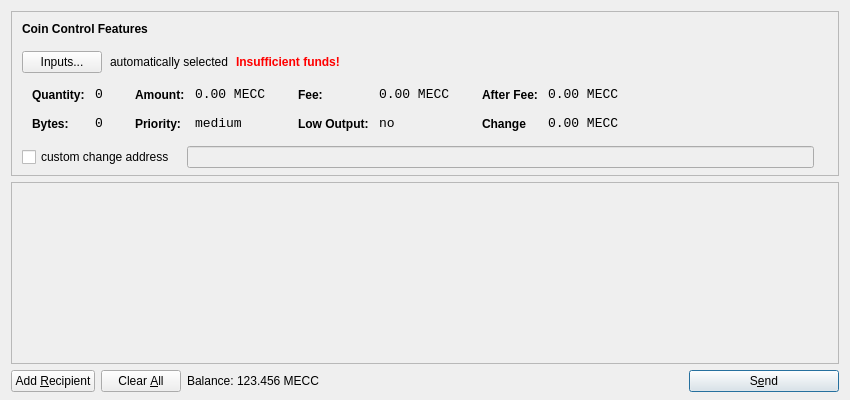
<?xml version="1.0" encoding="UTF-8"?>
<ui version="4.0">
 <class>SendCoinsDialog</class>
 <widget class="QDialog" name="SendCoinsDialog">
  <property name="geometry">
   <rect>
    <x>0</x>
    <y>0</y>
    <width>850</width>
    <height>400</height>
   </rect>
  </property>
  <property name="windowTitle">
   <string>Send Coins</string>
  </property>
  <layout class="QVBoxLayout" name="verticalLayout" stretch="0,1,0">
   <property name="bottomMargin">
    <number>8</number>
   </property>
   <item>
    <widget class="QFrame" name="frameCoinControl">
     <property name="sizePolicy">
      <sizepolicy hsizetype="Expanding" vsizetype="Expanding">
       <horstretch>0</horstretch>
       <verstretch>0</verstretch>
      </sizepolicy>
     </property>
     <property name="maximumSize">
      <size>
       <width>16777215</width>
       <height>16777215</height>
      </size>
     </property>
     <property name="frameShape">
      <enum>QFrame::StyledPanel</enum>
     </property>
     <property name="frameShadow">
      <enum>QFrame::Sunken</enum>
     </property>
     <layout class="QVBoxLayout" name="verticalLayoutCoinControl2">
      <property name="spacing">
       <number>-1</number>
      </property>
      <property name="leftMargin">
       <number>0</number>
      </property>
      <property name="topMargin">
       <number>0</number>
      </property>
      <property name="rightMargin">
       <number>0</number>
      </property>
      <property name="bottomMargin">
       <number>6</number>
      </property>
      <item>
       <layout class="QVBoxLayout" name="verticalLayoutCoinControl" stretch="0,0,0,0,1">
        <property name="spacing">
         <number>0</number>
        </property>
        <property name="leftMargin">
         <number>10</number>
        </property>
        <property name="topMargin">
         <number>10</number>
        </property>
        <item>
         <layout class="QHBoxLayout" name="horizontalLayoutCoinControl1">
          <property name="bottomMargin">
           <number>15</number>
          </property>
          <item>
           <widget class="QLabel" name="labelCoinControlFeatures">
            <property name="sizePolicy">
             <sizepolicy hsizetype="Preferred" vsizetype="Maximum">
              <horstretch>0</horstretch>
              <verstretch>0</verstretch>
             </sizepolicy>
            </property>
            <property name="font">
             <font>
              <weight>75</weight>
              <bold>true</bold>
             </font>
            </property>
            <property name="styleSheet">
             <string notr="true">font-weight:bold;</string>
            </property>
            <property name="text">
             <string>Coin Control Features</string>
            </property>
           </widget>
          </item>
         </layout>
        </item>
        <item>
         <layout class="QHBoxLayout" name="horizontalLayoutCoinControl2" stretch="0,0,0,0">
          <property name="spacing">
           <number>8</number>
          </property>
          <property name="bottomMargin">
           <number>10</number>
          </property>
          <item>
           <widget class="QPushButton" name="pushButtonCoinControl">
            <property name="styleSheet">
             <string notr="true"/>
            </property>
            <property name="text">
             <string>Inputs...</string>
            </property>
           </widget>
          </item>
          <item>
           <widget class="QLabel" name="labelCoinControlAutomaticallySelected">
            <property name="text">
             <string>automatically selected</string>
            </property>
            <property name="margin">
             <number>5</number>
            </property>
           </widget>
          </item>
          <item>
           <widget class="QLabel" name="labelCoinControlInsuffFunds">
            <property name="font">
             <font>
              <weight>75</weight>
              <bold>true</bold>
             </font>
            </property>
            <property name="styleSheet">
             <string notr="true">color:red;font-weight:bold;</string>
            </property>
            <property name="text">
             <string>Insufficient funds!</string>
            </property>
            <property name="margin">
             <number>5</number>
            </property>
           </widget>
          </item>
          <item>
           <spacer name="horizontalSpacerCoinControl">
            <property name="orientation">
             <enum>Qt::Horizontal</enum>
            </property>
            <property name="sizeHint" stdset="0">
             <size>
              <width>40</width>
              <height>1</height>
             </size>
            </property>
           </spacer>
          </item>
         </layout>
        </item>
        <item>
         <widget class="QWidget" name="widgetCoinControl" native="true">
          <property name="sizePolicy">
           <sizepolicy hsizetype="Preferred" vsizetype="Preferred">
            <horstretch>0</horstretch>
            <verstretch>0</verstretch>
           </sizepolicy>
          </property>
          <property name="minimumSize">
           <size>
            <width>0</width>
            <height>0</height>
           </size>
          </property>
          <property name="styleSheet">
           <string notr="true"/>
          </property>
          <layout class="QHBoxLayout" name="horizontalLayoutCoinControl5">
           <property name="margin">
            <number>0</number>
           </property>
           <item>
            <layout class="QHBoxLayout" name="horizontalLayoutCoinControl3" stretch="0,0,0,1">
             <property name="spacing">
              <number>20</number>
             </property>
             <property name="topMargin">
              <number>0</number>
             </property>
             <property name="bottomMargin">
              <number>10</number>
             </property>
             <item>
              <layout class="QFormLayout" name="formLayoutCoinControl1">
               <property name="horizontalSpacing">
                <number>10</number>
               </property>
               <property name="verticalSpacing">
                <number>14</number>
               </property>
               <property name="leftMargin">
                <number>10</number>
               </property>
               <property name="topMargin">
                <number>4</number>
               </property>
               <property name="rightMargin">
                <number>6</number>
               </property>
               <item row="0" column="0">
                <widget class="QLabel" name="labelCoinControlQuantityText">
                 <property name="styleSheet">
                  <string notr="true">font-weight:bold;</string>
                 </property>
                 <property name="text">
                  <string>Quantity:</string>
                 </property>
                 <property name="margin">
                  <number>0</number>
                 </property>
                </widget>
               </item>
               <item row="0" column="1">
                <widget class="QLabel" name="labelCoinControlQuantity">
                 <property name="font">
                  <font>
                   <family>Monospace</family>
                   <pointsize>10</pointsize>
                  </font>
                 </property>
                 <property name="cursor">
                  <cursorShape>IBeamCursor</cursorShape>
                 </property>
                 <property name="contextMenuPolicy">
                  <enum>Qt::ActionsContextMenu</enum>
                 </property>
                 <property name="text">
                  <string>0</string>
                 </property>
                 <property name="margin">
                  <number>0</number>
                 </property>
                 <property name="textInteractionFlags">
                  <set>Qt::LinksAccessibleByMouse|Qt::TextSelectableByKeyboard|Qt::TextSelectableByMouse</set>
                 </property>
                </widget>
               </item>
               <item row="1" column="0">
                <widget class="QLabel" name="labelCoinControlBytesText">
                 <property name="styleSheet">
                  <string notr="true">font-weight:bold;</string>
                 </property>
                 <property name="text">
                  <string>Bytes:</string>
                 </property>
                </widget>
               </item>
               <item row="1" column="1">
                <widget class="QLabel" name="labelCoinControlBytes">
                 <property name="font">
                  <font>
                   <family>Monospace</family>
                   <pointsize>10</pointsize>
                  </font>
                 </property>
                 <property name="cursor">
                  <cursorShape>IBeamCursor</cursorShape>
                 </property>
                 <property name="contextMenuPolicy">
                  <enum>Qt::ActionsContextMenu</enum>
                 </property>
                 <property name="text">
                  <string>0</string>
                 </property>
                 <property name="textInteractionFlags">
                  <set>Qt::LinksAccessibleByMouse|Qt::TextSelectableByKeyboard|Qt::TextSelectableByMouse</set>
                 </property>
                </widget>
               </item>
              </layout>
             </item>
             <item>
              <layout class="QFormLayout" name="formLayoutCoinControl2">
               <property name="horizontalSpacing">
                <number>10</number>
               </property>
               <property name="verticalSpacing">
                <number>14</number>
               </property>
               <property name="leftMargin">
                <number>6</number>
               </property>
               <property name="topMargin">
                <number>4</number>
               </property>
               <property name="rightMargin">
                <number>6</number>
               </property>
               <item row="0" column="0">
                <widget class="QLabel" name="labelCoinControlAmountText">
                 <property name="styleSheet">
                  <string notr="true">font-weight:bold;</string>
                 </property>
                 <property name="text">
                  <string>Amount:</string>
                 </property>
                 <property name="margin">
                  <number>0</number>
                 </property>
                </widget>
               </item>
               <item row="0" column="1">
                <widget class="QLabel" name="labelCoinControlAmount">
                 <property name="font">
                  <font>
                   <family>Monospace</family>
                   <pointsize>10</pointsize>
                  </font>
                 </property>
                 <property name="cursor">
                  <cursorShape>IBeamCursor</cursorShape>
                 </property>
                 <property name="contextMenuPolicy">
                  <enum>Qt::ActionsContextMenu</enum>
                 </property>
                 <property name="text">
                  <string>0.00 MECC</string>
                 </property>
                 <property name="textInteractionFlags">
                  <set>Qt::LinksAccessibleByMouse|Qt::TextSelectableByKeyboard|Qt::TextSelectableByMouse</set>
                 </property>
                </widget>
               </item>
               <item row="1" column="0">
                <widget class="QLabel" name="labelCoinControlPriorityText">
                 <property name="styleSheet">
                  <string notr="true">font-weight:bold;</string>
                 </property>
                 <property name="text">
                  <string>Priority:</string>
                 </property>
                </widget>
               </item>
               <item row="1" column="1">
                <widget class="QLabel" name="labelCoinControlPriority">
                 <property name="font">
                  <font>
                   <family>Monospace</family>
                   <pointsize>10</pointsize>
                  </font>
                 </property>
                 <property name="cursor">
                  <cursorShape>IBeamCursor</cursorShape>
                 </property>
                 <property name="contextMenuPolicy">
                  <enum>Qt::ActionsContextMenu</enum>
                 </property>
                 <property name="text">
                  <string>medium</string>
                 </property>
                 <property name="textInteractionFlags">
                  <set>Qt::LinksAccessibleByMouse|Qt::TextSelectableByKeyboard|Qt::TextSelectableByMouse</set>
                 </property>
                </widget>
               </item>
              </layout>
             </item>
             <item>
              <layout class="QFormLayout" name="formLayoutCoinControl3">
               <property name="horizontalSpacing">
                <number>10</number>
               </property>
               <property name="verticalSpacing">
                <number>14</number>
               </property>
               <property name="leftMargin">
                <number>6</number>
               </property>
               <property name="topMargin">
                <number>4</number>
               </property>
               <property name="rightMargin">
                <number>6</number>
               </property>
               <item row="0" column="0">
                <widget class="QLabel" name="labelCoinControlFeeText">
                 <property name="styleSheet">
                  <string notr="true">font-weight:bold;</string>
                 </property>
                 <property name="text">
                  <string>Fee:</string>
                 </property>
                 <property name="margin">
                  <number>0</number>
                 </property>
                </widget>
               </item>
               <item row="0" column="1">
                <widget class="QLabel" name="labelCoinControlFee">
                 <property name="font">
                  <font>
                   <family>Monospace</family>
                   <pointsize>10</pointsize>
                  </font>
                 </property>
                 <property name="cursor">
                  <cursorShape>IBeamCursor</cursorShape>
                 </property>
                 <property name="contextMenuPolicy">
                  <enum>Qt::ActionsContextMenu</enum>
                 </property>
                 <property name="text">
                  <string>0.00 MECC</string>
                 </property>
                 <property name="textInteractionFlags">
                  <set>Qt::LinksAccessibleByMouse|Qt::TextSelectableByKeyboard|Qt::TextSelectableByMouse</set>
                 </property>
                </widget>
               </item>
               <item row="1" column="0">
                <widget class="QLabel" name="labelCoinControlLowOutputText">
                 <property name="styleSheet">
                  <string notr="true">font-weight:bold;</string>
                 </property>
                 <property name="text">
                  <string>Low Output:</string>
                 </property>
                </widget>
               </item>
               <item row="1" column="1">
                <widget class="QLabel" name="labelCoinControlLowOutput">
                 <property name="font">
                  <font>
                   <family>Monospace</family>
                   <pointsize>10</pointsize>
                  </font>
                 </property>
                 <property name="cursor">
                  <cursorShape>IBeamCursor</cursorShape>
                 </property>
                 <property name="contextMenuPolicy">
                  <enum>Qt::ActionsContextMenu</enum>
                 </property>
                 <property name="text">
                  <string>no</string>
                 </property>
                 <property name="textInteractionFlags">
                  <set>Qt::LinksAccessibleByMouse|Qt::TextSelectableByKeyboard|Qt::TextSelectableByMouse</set>
                 </property>
                </widget>
               </item>
              </layout>
             </item>
             <item>
              <layout class="QFormLayout" name="formLayoutCoinControl4">
               <property name="horizontalSpacing">
                <number>10</number>
               </property>
               <property name="verticalSpacing">
                <number>14</number>
               </property>
               <property name="leftMargin">
                <number>6</number>
               </property>
               <property name="topMargin">
                <number>4</number>
               </property>
               <property name="rightMargin">
                <number>6</number>
               </property>
               <item row="0" column="0">
                <widget class="QLabel" name="labelCoinControlAfterFeeText">
                 <property name="styleSheet">
                  <string notr="true">font-weight:bold;</string>
                 </property>
                 <property name="text">
                  <string>After Fee:</string>
                 </property>
                 <property name="margin">
                  <number>0</number>
                 </property>
                </widget>
               </item>
               <item row="0" column="1">
                <widget class="QLabel" name="labelCoinControlAfterFee">
                 <property name="font">
                  <font>
                   <family>Monospace</family>
                   <pointsize>10</pointsize>
                  </font>
                 </property>
                 <property name="cursor">
                  <cursorShape>IBeamCursor</cursorShape>
                 </property>
                 <property name="contextMenuPolicy">
                  <enum>Qt::ActionsContextMenu</enum>
                 </property>
                 <property name="text">
                  <string>0.00 MECC</string>
                 </property>
                 <property name="textInteractionFlags">
                  <set>Qt::LinksAccessibleByMouse|Qt::TextSelectableByKeyboard|Qt::TextSelectableByMouse</set>
                 </property>
                </widget>
               </item>
               <item row="1" column="0">
                <widget class="QLabel" name="labelCoinControlChangeText">
                 <property name="styleSheet">
                  <string notr="true">font-weight:bold;</string>
                 </property>
                 <property name="text">
                  <string>Change</string>
                 </property>
                </widget>
               </item>
               <item row="1" column="1">
                <widget class="QLabel" name="labelCoinControlChange">
                 <property name="font">
                  <font>
                   <family>Monospace</family>
                   <pointsize>10</pointsize>
                  </font>
                 </property>
                 <property name="cursor">
                  <cursorShape>IBeamCursor</cursorShape>
                 </property>
                 <property name="contextMenuPolicy">
                  <enum>Qt::ActionsContextMenu</enum>
                 </property>
                 <property name="text">
                  <string>0.00 MECC</string>
                 </property>
                 <property name="textInteractionFlags">
                  <set>Qt::LinksAccessibleByMouse|Qt::TextSelectableByKeyboard|Qt::TextSelectableByMouse</set>
                 </property>
                </widget>
               </item>
              </layout>
             </item>
            </layout>
           </item>
          </layout>
         </widget>
        </item>
        <item>
         <layout class="QHBoxLayout" name="horizontalLayoutCoinControl4" stretch="0,0,0">
          <property name="spacing">
           <number>12</number>
          </property>
          <property name="sizeConstraint">
           <enum>QLayout::SetDefaultConstraint</enum>
          </property>
          <property name="topMargin">
           <number>5</number>
          </property>
          <property name="rightMargin">
           <number>5</number>
          </property>
          <item>
           <widget class="QCheckBox" name="checkBoxCoinControlChange">
            <property name="text">
             <string>custom change address</string>
            </property>
           </widget>
          </item>
          <item>
           <widget class="QLineEdit" name="lineEditCoinControlChange">
            <property name="enabled">
             <bool>false</bool>
            </property>
            <property name="sizePolicy">
             <sizepolicy hsizetype="Expanding" vsizetype="Fixed">
              <horstretch>0</horstretch>
              <verstretch>0</verstretch>
             </sizepolicy>
            </property>
           </widget>
          </item>
          <item>
           <widget class="QLabel" name="labelCoinControlChangeLabel">
            <property name="sizePolicy">
             <sizepolicy hsizetype="Preferred" vsizetype="Expanding">
              <horstretch>0</horstretch>
              <verstretch>0</verstretch>
             </sizepolicy>
            </property>
            <property name="minimumSize">
             <size>
              <width>0</width>
              <height>0</height>
             </size>
            </property>
            <property name="text">
             <string/>
            </property>
            <property name="margin">
             <number>3</number>
            </property>
           </widget>
          </item>
         </layout>
        </item>
        <item>
         <spacer name="verticalSpacerCoinControl">
          <property name="orientation">
           <enum>Qt::Vertical</enum>
          </property>
          <property name="sizeHint" stdset="0">
           <size>
            <width>800</width>
            <height>1</height>
           </size>
          </property>
         </spacer>
        </item>
       </layout>
      </item>
     </layout>
    </widget>
   </item>
   <item>
    <widget class="QScrollArea" name="scrollArea">
     <property name="widgetResizable">
      <bool>true</bool>
     </property>
     <widget class="QWidget" name="scrollAreaWidgetContents">
      <property name="geometry">
       <rect>
        <x>0</x>
        <y>0</y>
        <width>830</width>
        <height>165</height>
       </rect>
      </property>
      <layout class="QVBoxLayout" name="verticalLayout_2">
       <property name="margin">
        <number>0</number>
       </property>
       <item>
        <layout class="QVBoxLayout" name="entries">
         <property name="spacing">
          <number>6</number>
         </property>
        </layout>
       </item>
       <item>
        <spacer name="verticalSpacer">
         <property name="orientation">
          <enum>Qt::Vertical</enum>
         </property>
         <property name="sizeHint" stdset="0">
          <size>
           <width>20</width>
           <height>40</height>
          </size>
         </property>
        </spacer>
       </item>
      </layout>
     </widget>
    </widget>
   </item>
   <item>
    <layout class="QHBoxLayout" name="horizontalLayout">
     <item>
      <widget class="QPushButton" name="addButton">
       <property name="toolTip">
        <string>Send to multiple recipients at once</string>
       </property>
       <property name="text">
        <string>Add &amp;Recipient</string>
       </property>
       <property name="icon">
        <iconset resource="../bitcoin.qrc">
         <normaloff>:/icons/add</normaloff>:/icons/add</iconset>
       </property>
       <property name="autoDefault">
        <bool>false</bool>
       </property>
      </widget>
     </item>
     <item>
      <widget class="QPushButton" name="clearButton">
       <property name="sizePolicy">
        <sizepolicy hsizetype="Minimum" vsizetype="Fixed">
         <horstretch>0</horstretch>
         <verstretch>0</verstretch>
        </sizepolicy>
       </property>
       <property name="toolTip">
        <string>Remove all transaction fields</string>
       </property>
       <property name="text">
        <string>Clear &amp;All</string>
       </property>
       <property name="icon">
        <iconset resource="../bitcoin.qrc">
         <normaloff>:/icons/remove</normaloff>:/icons/remove</iconset>
       </property>
       <property name="autoRepeatDelay">
        <number>300</number>
       </property>
       <property name="autoDefault">
        <bool>false</bool>
       </property>
      </widget>
     </item>
     <item>
      <layout class="QHBoxLayout" name="horizontalLayout_2">
       <property name="spacing">
        <number>3</number>
       </property>
       <item>
        <widget class="QLabel" name="label">
         <property name="sizePolicy">
          <sizepolicy hsizetype="Preferred" vsizetype="Fixed">
           <horstretch>0</horstretch>
           <verstretch>0</verstretch>
          </sizepolicy>
         </property>
         <property name="text">
          <string>Balance:</string>
         </property>
        </widget>
       </item>
       <item>
        <widget class="QLabel" name="labelBalance">
         <property name="sizePolicy">
          <sizepolicy hsizetype="Preferred" vsizetype="Fixed">
           <horstretch>0</horstretch>
           <verstretch>0</verstretch>
          </sizepolicy>
         </property>
         <property name="cursor">
          <cursorShape>IBeamCursor</cursorShape>
         </property>
         <property name="text">
          <string>123.456 MECC</string>
         </property>
         <property name="textInteractionFlags">
          <set>Qt::LinksAccessibleByMouse|Qt::TextSelectableByKeyboard|Qt::TextSelectableByMouse</set>
         </property>
        </widget>
       </item>
      </layout>
     </item>
     <item>
      <spacer name="horizontalSpacer">
       <property name="orientation">
        <enum>Qt::Horizontal</enum>
       </property>
       <property name="sizeHint" stdset="0">
        <size>
         <width>40</width>
         <height>20</height>
        </size>
       </property>
      </spacer>
     </item>
     <item>
      <widget class="QPushButton" name="sendButton">
       <property name="minimumSize">
        <size>
         <width>150</width>
         <height>0</height>
        </size>
       </property>
       <property name="toolTip">
        <string>Confirm the send action</string>
       </property>
       <property name="text">
        <string>S&amp;end</string>
       </property>
       <property name="icon">
        <iconset resource="../bitcoin.qrc">
         <normaloff>:/icons/send</normaloff>:/icons/send</iconset>
       </property>
       <property name="default">
        <bool>true</bool>
       </property>
      </widget>
     </item>
    </layout>
   </item>
  </layout>
 </widget>
 <resources>
  <include location="../bitcoin.qrc"/>
 </resources>
 <connections/>
</ui>
